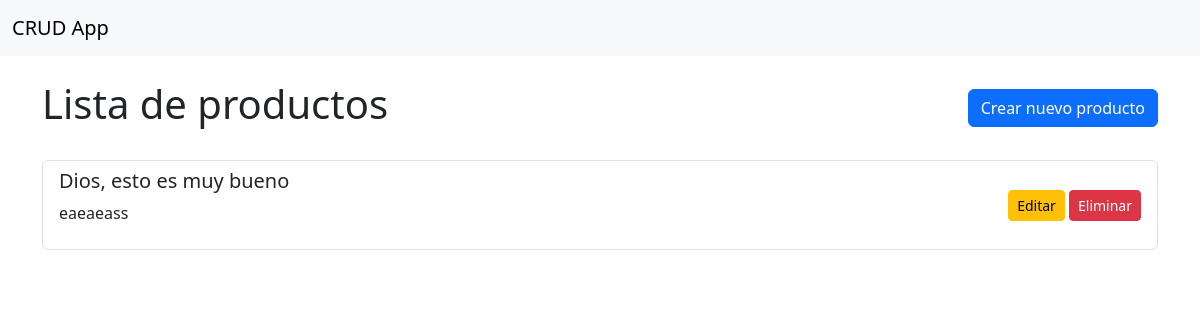
Before: / with the older database file.
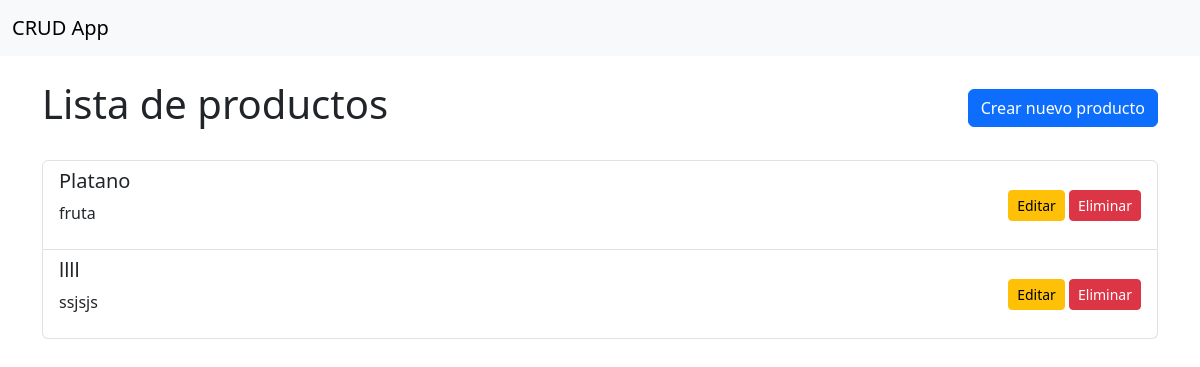
After: the same page with the newer database file.
### crudapp/models.py (models this page shows, shortened)
class Item(models.Model):
    nombre = models.CharField(max_length=100)  # Campo para el nombre del item
    descripcion = models.TextField()  # Campo para la descripción del item

### crudapp/views.py (the view)
# urls.py: path('', views.index, name='index'),  # Leer
def index(request):
    items = Item.objects.all()  # Trae todos los items
    return render(request, 'crudapp/index.html', {'items': items})

### crudapp/templates/crudapp/index.html (shortened to what this page needs)
{% extends 'crudapp/base.html' %}
{% block content %}
<div class="d-flex justify-content-between align-items-center mb-4">
    <h1>Lista de productos</h1>
    <a href="{% url 'crear_item' %}" class="btn btn-primary">Crear nuevo producto</a>
</div>
{% if items %}
    <ul class="list-group">
        {% for item in items %}
            <li class="list-group-item d-flex justify-content-between align-items-center">
                <div>
                    <h5>{{ item.nombre }}</h5>
                    <p>{{ item.descripcion }}</p>
                </div>
                <div>
                    <a href="{% url 'editar_item' item.id %}" class="btn btn-sm btn-warning">Editar</a>
                    <a href="{% url 'eliminar_item' item.id %}" class="btn btn-sm btn-danger">Eliminar</a>
                </div>
            </li>
        {% endfor %}
    </ul>
{% else %}
    <p>No hay productos disponibles disponibles. <a href="{% url 'crear_item' %}">Agrega uno nuevo</a>.</p>
{% endif %}
{% endblock %}

### crudapp/templates/crudapp/base.html (shortened to what this page needs)
<!DOCTYPE html>
<html lang="en">
<head>
    <link href="https://cdn.jsdelivr.net/npm/bootstrap@5.3.0/dist/css/bootstrap.min.css" rel="stylesheet">
</head>
<body>
    <nav class="navbar navbar-expand-lg navbar-light bg-light">
        <div class="container-fluid">
            <a class="navbar-brand" href="{% url 'index' %}">CRUD App</a>
        </div>
    </nav>
    <div class="container mt-4">
        {% block content %}{% endblock %}
    </div>
</body>
</html>

Changed rows visible on the page:
removed Item: nombre "Dios, esto es muy bueno", descripcion "eaeaeass"
added Item: nombre "Platano", descripcion "fruta"
added Item: nombre "llll", descripcion "ssjsjs"
